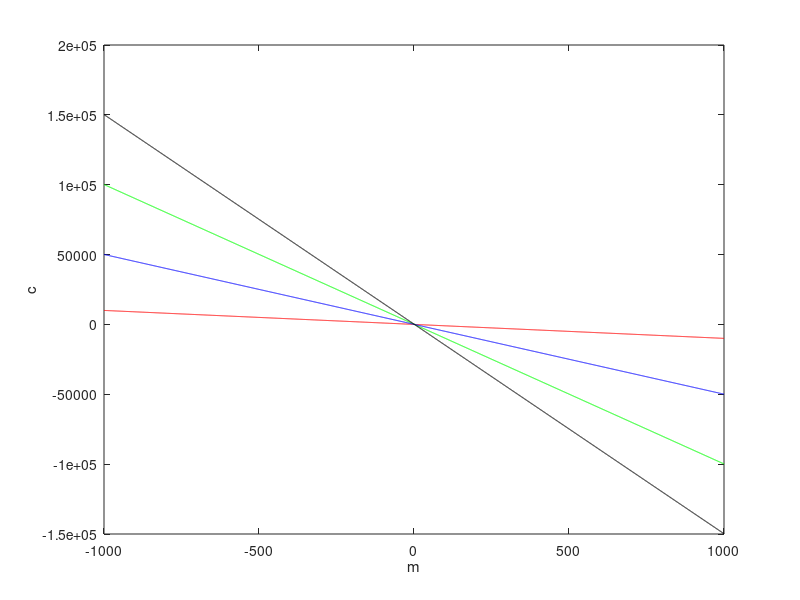

Write the MATLAB code that produced this figure.
% Problem 3b
figure(1);
col = [1:1:3280];
row = (4/3)*col+10;
m=[-1000:0.5:1000];
c1=-col(10)*m+row(10);
c2=-col(100)*m+row(100);
c3=-col(50)*m+row(50);
c4=-col(150)*m+row(150);

plot(m,c1,'r',m,c2,'g',m,c3,'b',m,c4,'k');
xlabel('m');ylabel('c');